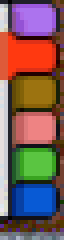
#> input picture MIXGEN/extracted/shared/bitmaps/BOOKMARK2.bmp, 16 x 60 px, found by its file name (shown 4 times larger); its folder holds 5 pictures in this run
$ python convert_assets.py ../extracted/shared/bitmaps/BOOKMARK2.bmp ../extracted/shared/bitmaps/DOOR00.bmp
#> lines starting #> are read from the running program, lines starting #| are printed output that depends on the picture
"""Copy Mixed Genetics art/sound/music into the Android assets folder.
Bitmaps -> PNG (palette index 0 transparent, except full-screen backgrounds),
sprites -> raw .bin (kept as-is, decoded on device with palette.bin = GAMEBOX palette)."""
import os, shutil, struct, sys
from PIL import Image
src = sys.argv[1]; dst = sys.argv[2]
for d in ('img', 'spr', 'snd', 'mus', 'data'):
    os.makedirs(os.path.join(dst, d), exist_ok=True)
bm = os.path.join(src, 'bitmaps')
OPAQUE = {'GAMEBOX', 'TITLEBMP', 'ABOUTBMP', 'OPTIONSBMP', 'CUPBMP', 'QUICKHELPBMP'}
for f in os.listdir(bm):
    if not f.endswith('.bmp'):
        continue
    name = f[:-4]
    im = Image.open(os.path.join(bm, f))
#> im is the input picture: PIL image 16x60 P; mean R, G, B 123.5, 91.9, 87.3
    pal = im.getpalette()
#> pal = 768 values, max 255 at index 30, min 0 at index 0, mean 114.8
    rgba = im.convert('RGBA')
    if name not in OPAQUE and im.mode == 'P':
        px = im.load(); out = rgba.load()
        for y in range(im.height):
            for x in range(im.width):
                if px[x, y] == 0:
                    out[x, y] = (0, 0, 0, 0)
    rgba.save(os.path.join(dst, 'img', name + '.png'), optimize=True)
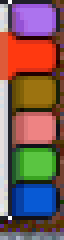
#> saved as BOOKMARK2.png: PIL image 16x60 RGBA (shown 4 times larger); mean R, G, B, A 123.5, 91.9, 87.3, 254.5; transparent parts drawn white
# palette of GAMEBOX for the sprites
d = open(os.path.join(bm, 'GAMEBOX.bmp'), 'rb').read()
used = struct.unpack_from('<I', d, 46)[0] or 256
pal = bytearray()
for i in range(256):
    if i < used:
        b, g, r, _ = d[54 + i * 4:58 + i * 4]
    else:
        r = g = b = 0
    pal += bytes((r, g, b))
open(os.path.join(dst, 'data', 'palette.bin'), 'wb').write(pal)
#> (the run stopped early here; a loop or call above may not have finished)
